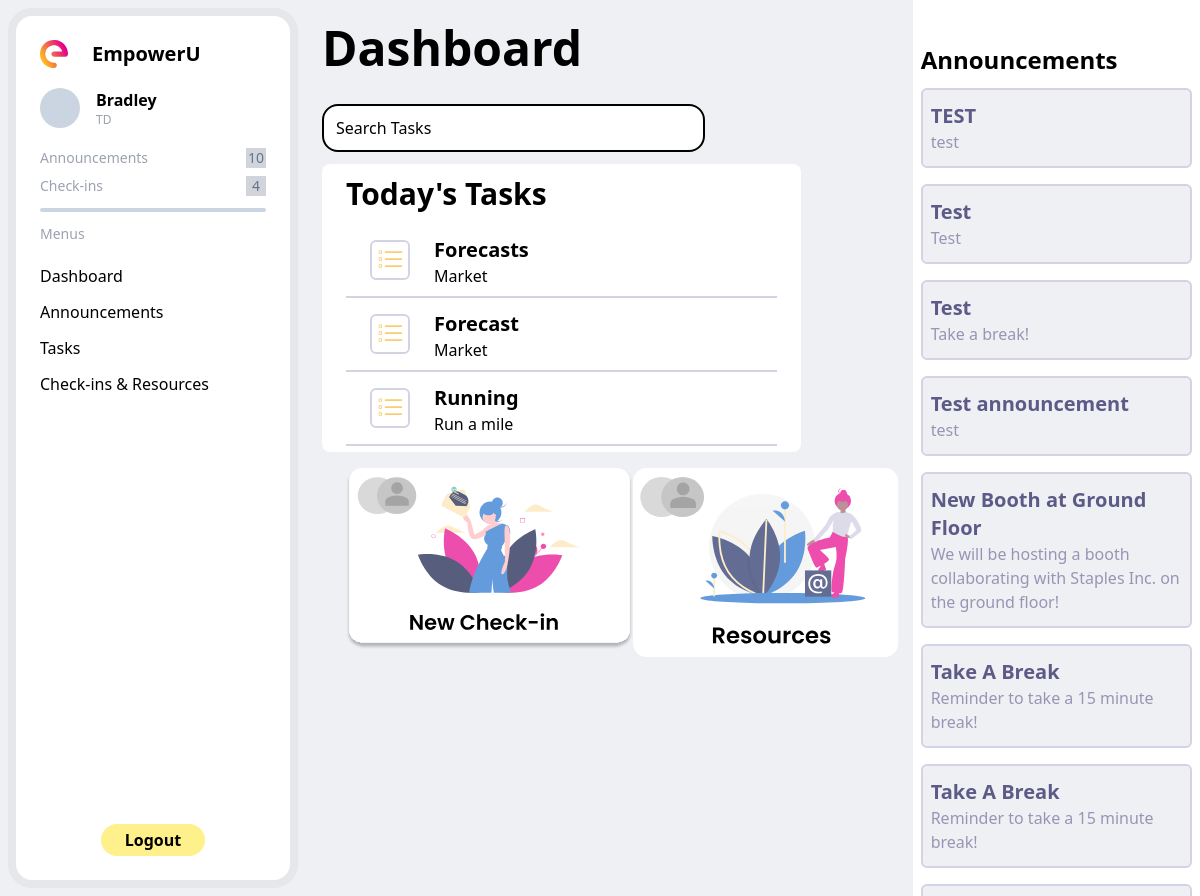
Page /dashboard (signed in) on the committed database.
### docs/models.py (models this page shows, shortened)
class User(db.Model, UserMixin): #Use UserMixin class to add prexisting methods
    id = db.Column(db.Integer(), primary_key = True)
    username = db.Column(db.String(length = 45), nullable = False, unique = True)
    email_address = db.Column(db.String(), unique = True, nullable = False)
    password_hash = db.Column(db.String(), nullable = False)
    is_manager = db.Column(db.Boolean())
    company = db.Column(db.String(length = 45), nullable = False)
    tasks = db.relationship('Task', backref = "assigned_tasks", lazy = True)
    @property
    def password(self):
      return self.password

class Task(db.Model):
   id = db.Column(db.Integer(), primary_key = True)
   title =  db.Column(db.String(length = 45), nullable = False)
   assigned_to = db.Column(db.Integer(), db.ForeignKey("user.id"))
   task_type = db.Column(db.String(length = 45), nullable = False)
   subtask1 = db.Column(db.String(length = 100))
   subtask2 = db.Column(db.String(length = 100))

### docs/routes.py (the view)
@login_required #Execute before setting up the route
@app.route("/dashboard", methods = ["POST", "GET"])
def dashboard_page():
    if current_user.is_manager:
        tasks = Task.query.all()
    else:
        tasks = Task.query.filter_by(assigned_to = current_user.id)
    conn = get_db_connection() #connects to database to obtain announcements
    announcements = conn.execute('SELECT * FROM announcements ORDER BY id DESC').fetchall()
    conn.close()
    return render_template("dashboard.html", tasks = tasks, announcements=announcements)

### docs/models.py (called while the page is built)
@loginmanager.user_loader #Required property for the users to be authenticated
def load_user(user_id):
    return User.query.get(user_id)

### docs/routes.py (called while the page is built)
def get_db_connection():
    conn = sqlite3.connect('database.db')
    conn.row_factory = sqlite3.Row
    return conn

### docs/templates/dashboard.html (shortened to what this page needs)
{% extends 'base.html' %}
{% block body %}
<div class="ml-4 mt-6 h-screen w-2/4 flex flex-col ">
    <h1 class="text-5xl font-bold">Dashboard</h1>
    <div class="flex flex-row">
        <input type="text" id="fname" value="Search Tasks" name="fname" class="h-12 mt-8 border-solid border-2 rounded-2xl border-black w-8/12">
    </div>
    <div class="overflow-y-auto h-72 w-5/6 align-middle bg-white mt-3 px-6 relative rounded-lg">
        <div class="text-3xl sticky bg-white top-0 font-semibold py-3">Today's Tasks</div>
            {% for task in tasks %}
            <div class="  w-full border-b-2 border-b-b_grey flex flex-row bg-white items-center ">
                <img src="{{url_for('static', filename='images/bi_list-task.svg')}}" class="h-10 border-b_grey border-2 p-1 rounded-md mx-6">
                <div class="flex flex-col pt-3">
                    <h1 class="text-xl font-bold ">{{ task.title }}</h1>
                    <p class="text-md mb-2">{{ task.task_type }}</p>
                </div>
            </div>
            {% endfor %}
    </div>
    <div class = "grid grid-cols-2 w-full mt-4">
        <img src="{{url_for('static', filename='images/quiz_preview.svg')}}" class="  rounded-md mx-6">
        <img src="{{url_for('static', filename='images/resource_preview.svg')}}" class=" rounded-md mx-6">
    </div>
</div>
<div class="ml-4 pt-5 h-screen w-1/4 flex flex-col overflow-y-auto bg-white relative">
    <h2 class="font-bold my-3 ms-2 text-2xl pt-3 sticky top-0 bg-white ">Announcements</h2>
    {% for announcement in announcements %}
    <div class = "border-2 bg-inner_grey border-b_grey py-3 px-2 mb-4 rounded-md mx-2">
        <p class="font-bold text-xl text-announce_dash">{{ announcement.title }}</p>
        <p class = "text-announce_body">{{ announcement.announcementText }}</p>
    </div>
    {% endfor %}
</div>
{% endblock %}

### docs/templates/base.html (shortened to what this page needs)
<!DOCTYPE html>
<html lang="en">
<head>
    <script src="https://cdn.tailwindcss.com"></script>
    <script src="https://cdn.tailwindcss.com?plugins=forms,typography,aspect-ratio,line-clamp"></script>
</head>
<body class="flex flex-row h-screen bg-main_bg">
  <div class="bg-white rounded-3xl border-solid border-8 m-2 w-1/4 p-6 flex flex-col">
    <div class="flex flex-row">
        <img src="{{url_for('static', filename='images/EmpowerULogo.svg')}}" alt="EmpowerU Logo">
        <h1 class="text-xl font-bold ml-6">EmpowerU</h1>
    </div>
    <div class="flex flex-row">
      {% if current_user.is_authenticated %}
        <div class="w-10 h-10 rounded-full mt-5 bg-slate-300"></div>
        <div>
            <p class="mt-5 ml-4 font-semibold">{{current_user.username}}</p>
            <p class="ml-4 text-xs text-gray-400">{{current_user.company}}</p>
        </div>
      {% endif %}
    </div>
    <div class="flex flex-row mt-5 justify-between notification_container  ">
        <p class="text-sm text-gray-400 notification transition-colors ease-out duration-200">Announcements</p>
        <p class="bg-gray-300 text-slate-500 text-center w-5 h-5 text-sm ping transition-colors ease-out duration-200">10</p>
    </div>
    <div class="mt-2 text-gray-400 flex flex-row justify-between notification_container">
        <p class="text-sm notification transition-colors ease-out duration-200">Check-ins</p>
        <p class="bg-gray-300 text-slate-500 text-center w-5 h-5 text-sm ping transition-colors ease-out duration-200">4</p>
    </div>
    <div class="rounded-full mt-3 h-1 bg-slate-300"></div>
    <div class="text-gray-400 text-sm">
        <p class="mt-3">Menus</p>
    </div>
    <div class="flex flex-col gap-y-3 mt-5 w-full">
          <a href="{{url_for('dashboard_page')}}" class="hover:bg-nav_blue">Dashboard</a>
        <a href="{{url_for('announcements_page')}}" class="hover:bg-nav_blue">Announcements</a>
        <a href="{{url_for('tasks_page')}}" class="hover:bg-nav_blue">Tasks</a>
        <a href="" class="hover:bg-nav_blue">Check-ins & Resources</a>
    </div>
    <a href = "{{url_for('logout_page')}}" class="text-center font-semibold w-fit py-1 px-6 bg-yellow-200 mx-auto rounded-full mt-auto">Logout</a>
</div>
    {% block body %}{% endblock %}

### rows in the picture
User: username "Bradley", company "TD"
Task: title "Forecasts", task_type "Market"
Task: title "Forecast", task_type "Market"
Task: title "Running", task_type "Run a mile"

### other values in the picture
{{ announcement.title }} "TEST" "Test" "Test" "Test announcement" "New Booth at Ground Floor" "Take A Break" "Take A Break"
{{ announcement.announcementText }} "test" "Test" "Take a break!" "test" "We will be hosting a booth collaborating with Staples Inc. on the ground floor!" "Reminder to take a 15 minute break!" "Reminder to take a 15 minute break!"
